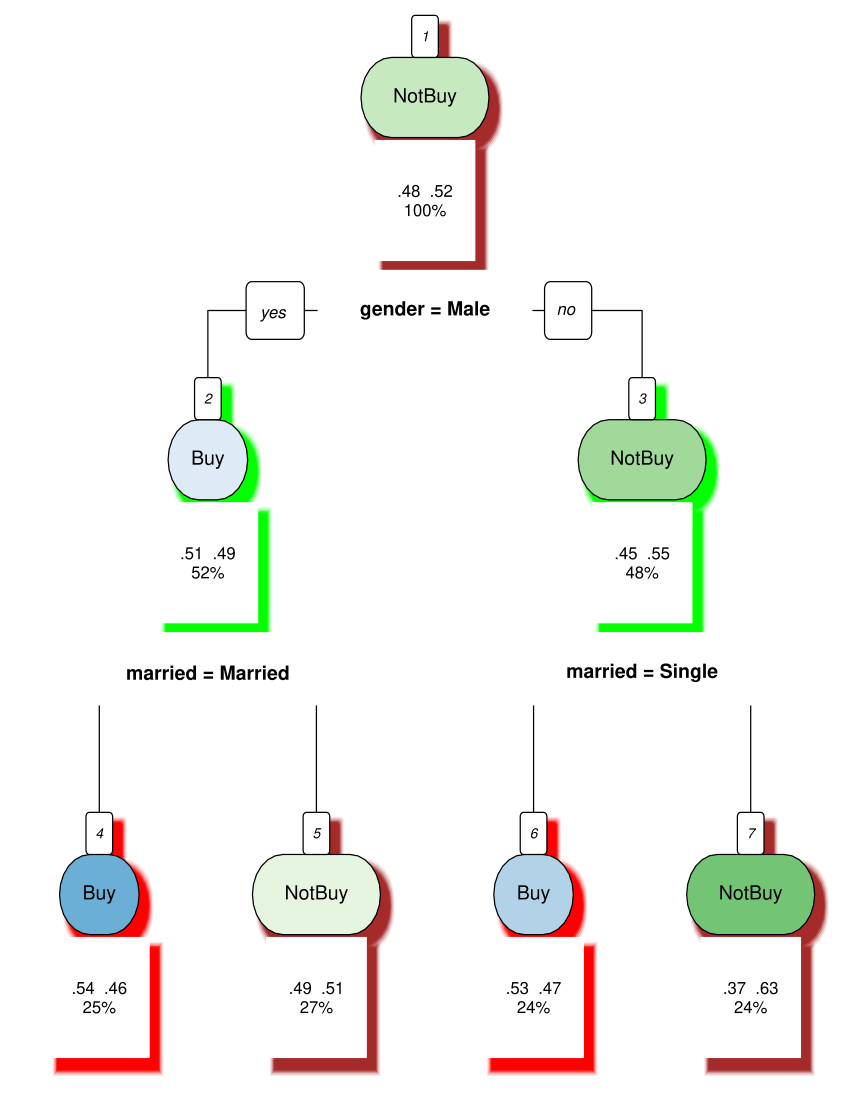

Recreate this plot in R.
# # Finding how people take decisions to buy products
# Creating Decision Tree

library(rpart)
library(rpart.plot)
library(RColorBrewer)


#Students : Gender - (Male & Female) buy a product

#Variable Gender
set.seed(100)
gender = sample(x=c('Male','Female'), size=1000, replace=T, prob=c(0.5,0.5) )
table(gender)

#Variable- Buy : Decision
set.seed(3000)
buy = sample(x=c('Buy','NotBuy'), size=1000, replace=T, prob=c(.49,.51) )
table(buy)
prop.table(table(buy))

#create Data Frame
students1 = data.frame(gender, buy)
head(students1)

#Table
table(students1)
prop.table(table(students1))
addmargins(prop.table(table(students1)))  # read the summarisation
(t1= table(students1$gender, students1$buy))
addmargins(t1)
prop.table(t1)
addmargins(prop.table(t1))


#Model1 : Create a Decision Tree

dtree1 = rpart(buy ~ gender, data=students1, minsplit=4, minbucket=2)
#'minsplit' is 20 and determines the minimal number of observations per leaf ('minbucket') 
dtree1  #print(fit1)
addmargins(t1)

#plot the decision Tree
library(rpart.plot)
rpart.plot(dtree1, main='Classification Tree', nn=T, type=4, extra=104)
#Interpret the tree
dtree1

#Predict decision for new input values of gender
predict(dtree1, newdata = data.frame(gender='Female'))  # prob
predict(dtree1, newdata = data.frame(gender='Female'), type=c('class'))  # class - buy or not 
predict(dtree1, newdata = data.frame(gender=c('Male','Female','Male')), type='class')  # for 3 values


#---- Part -2 Add another column and see how DT chanes
set.seed(5000)
married = sample(x=c('Married','Single'), size=1000, replace=T, prob=c(0.5,0.5) )
table(married)
students2 = data.frame(gender, married, buy)
head(students2)
str(students2)
prop.table(ftable(students2))
table(students2$buy)  # Majority - Don't Buy

#write.csv(students2, 'dtdata.csv')

# Model2  : create a decision Tree
#library(rpart)
dtree2 = rpart(buy ~ gender + married, data=students2, minsplit=12)
summary(dtree2)
dtree2
rpart.plot(dtree2,type=2,extra=104, tweak=1.2, under=T, shadow=c('brown', 'green','red'), nn=T)

dtree2 # interpret the tree and output

#other methods of plot
prp(dtree2)
prp(dtree2, main="An Example",
    type=4, fallen=T, branch=.3, round=0, leaf.round=9,
    clip.right.labs=F, under.cex=1,
    box.palette="GnYlRd",
    prefix="Student\n", branch.col="gray", branch.lwd=2,
    extra=101, under=T, lt=" < ", ge=" >= ", cex.main=1.5)

prp(dtree2, branch.type=5)
labels(dtree2)

#Plot----
#library(rattle)

rpart.plot::rpart.plot(dtree2, main='Classification Tree')
rpart.plot::rpart.plot(dtree2, extra=104, box.palette="GnBu", branch.lty=3, shadow.col="gray", nn=TRUE)

#rpart.plot::prp(dtree2,fallen.leaves = F)
#prp(dtree2, type=2)


#Predict for new values of Married and Gender

predict(dtree2, newdata = data.frame(gender='Male', married='Married'), type='prob')
predict(dtree2, newdata = data.frame(gender='Male', married='Married'), type='class')
predict(dtree2, newdata = data.frame(gender='Male', married='Married'), type='vector') # class in number

# create a test data frame
testdata = data.frame(gender=c('Male','Male','Female','Female'), married=c('Married','Single','Married','Single'))
testdata

(p1 = predict(dtree2, newdata = testdata, type='vector'))  #node/level Class in number 2 -not buy, 1 - buy
(p2 = predict(dtree2, newdata = testdata, type='class')) #factor
(p3 = predict(dtree2, newdata = testdata, type='prob')) # prob

cbind(testdata, p1, p2, p3)
#level number, class frequencies, probabilities
predict(dtree2, newdata= testdata, type = "matrix")

head(students2)

#Parameters Setting : CP
printcp(dtree2)
printcp(dtree2, digits = 2)
plotcp(dtree2)
names(dtree2)
?
  #dtree2$frame[dtree2$where]  #which row at which nodeno
  cbind(students2, nodeno=rownames(dtree2$frame) [ dtree2$where])
pfit=  prune(dtree2, cp=0.077) # from cptable  
pfit
rpart.plot(pfit)

#do some changes to pfit

#--------------------------------------------------------

#add column with 3 classes and numeric and logical
set.seed(105)
education = sample(x=c('school','graduate', 'pg'), size=1000, replace=T, prob=c(0.3,0.4,.3) )
education; table(education)
set.seed(106)
hostel = sample(x=c(TRUE, FALSE), size=1000, replace=T, prob=c(.3,.7))
table(hostel)
set.seed(107)
marks = floor(runif(1000,50,100))
mean(marks)
students3 = data.frame(gender, married, education, hostel,marks,buy)
with(students3, ftable(education, hostel, gender, married,buy))

# Model3
fit3a = rpart(buy ~ ., data=students3)
fit3a
rpart.plot::rpart.plot(fit3a, main='Classification Tree')

#Model3b : change some parameters minbucket, minsplit
fit3b = rpart(buy ~ ., data=students3, minsplit=4, minbucket=2) #control= rpart.control(cp=0.00001))#use low cp
fit3b
rpart.plot::rpart.plot(fit3b, main='Classification Tree', cex=.6, type=3, extra=104, nn=T)
rpart.plot::prp(fit3b)
#rattle::fancyRpartPlot(model = fit3b, main = "Final CART Regression Tree", cex = 0.6, sub = "Model3")
prp(fit3b,box.col=c("Grey", "Orange")[fit3b$frame$yval],varlen=0,faclen=0, type=1,extra=4,under=TRUE, tweak=1.2)


#Lets see CP
plotcp(fit3b)
printcp(fit3b, digits = 3)
(bestcp= fit3b$cptable[which.min(fit3b$cptable[,'xerror']),'CP'])
#but this is at root node only, select next better 
bestcp = 0.0146

prp(fit3b)
#fit3b2 = rpart(buy ~ ., data=students3, minsplit=4, minbucket=2, control= rpart.control(cp=bestcp))
#fit3b2
#prp(fit3b2)
fit3b.pruned = prune(fit3b, cp=bestcp)
fit3b.pruned
prp(fit3b.pruned)

rpart.plot(fit3b.pruned,cex=.6, extra=101, type=1)


#Predict Model3
fit3b.pruned$where
fit3b.pruned
path.rpart(fit3b.pruned, nodes=c(1,4,10,43), pretty = 0, print.it = TRUE)
testdata1= data.frame(gender='Male', married='Married', education='school', hostel=TRUE, marks=60)
testdata1
predict(fit3b.pruned, newdata = testdata1 )



# now practise with Sales Data
